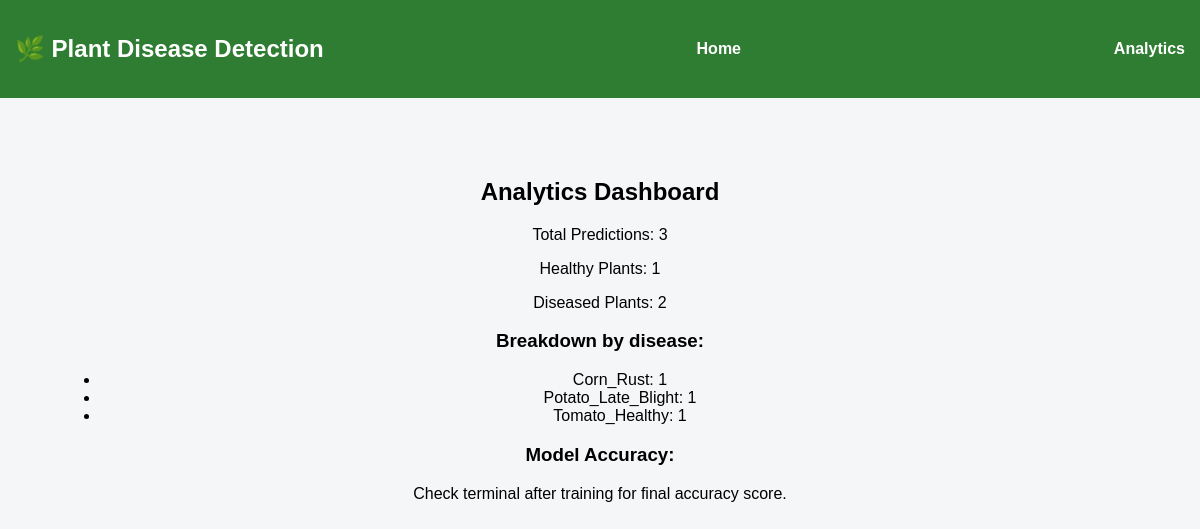
The app's page /analytics with its own data.
### tables this page shows
CREATE TABLE predictions (
            id INTEGER PRIMARY KEY AUTOINCREMENT,
            filename TEXT,
            disease TEXT,
            confidence REAL,
            status TEXT
        );

### backend/routes/analytics_route.py (the view)
@analytics_bp.route("/analytics", methods=["GET"])
def analytics():
    conn = get_connection()
    data = conn.execute("SELECT disease, COUNT(*) as count FROM predictions GROUP BY disease").fetchall()
    conn.close()
    rows = [dict(row) for row in data]
    best = request.accept_mimetypes.best_match(["application/json", "text/html"])
    prefers_html = best == "text/html" and request.accept_mimetypes["text/html"] >= request.accept_mimetypes["application/json"]
    if prefers_html:
        total = sum(r.get("count", 0) for r in rows)
        healthy = sum(r.get("count", 0) for r in rows if "Healthy" in r.get("disease", ""))
        diseased = total - healthy
        return render_template("analytics.html", total=total, healthy=healthy, diseased=diseased, rows=rows)
    return jsonify(rows)

### backend/database/db.py (called while the page is built)
def get_connection():
    conn = sqlite3.connect("plant_disease.db")
    conn.row_factory = sqlite3.Row
    return conn

### backend/templates/analytics.html (shortened to what this page needs)
<!DOCTYPE html>
<html>
<head>
    <link rel="stylesheet" href="{{ url_for('static', filename='style.css') }}">
</head>
<body>
    <nav>
        <h1>🌿 Plant Disease Detection</h1>
        <a href="/">Home</a>
        <a href="/analytics">Analytics</a>
    </nav>
    <div class="container">
        <h2>Analytics Dashboard</h2>
        <p>Total Predictions: {{ total if total is defined else 'N/A' }}</p>
        <p>Healthy Plants: {{ healthy if healthy is defined else 'N/A' }}</p>
        <p>Diseased Plants: {{ diseased if diseased is defined else 'N/A' }}</p>
        <h3>Breakdown by disease:</h3>
        <ul>
        {% if rows %}
            {% for r in rows %}
                <li>{{ r.disease }}: {{ r.count }}</li>
            {% endfor %}
        {% else %}
            <li>No data available.</li>
        {% endif %}
        </ul>
        <h3>Model Accuracy:</h3>
        <p>Check terminal after training for final accuracy score.</p>
    </div>
</body>
</html>

### backend/static/style.css (style rules this page uses)
body { margin: 0; font-family: Arial, sans-serif; background-color: #f4f6f8; }
nav { background-color: #2e7d32; color: white; padding: 15px; display: flex; justify-content: space-between; align-items: center; }
nav a { color: white; text-decoration: none; margin-left: 20px; font-weight: bold; }
.container { text-align: center; padding: 60px; }

### records on screen
predictions: disease "Corn_Rust", count "1"
predictions: disease "Potato_Late_Blight", count "1"
predictions: disease "Tomato_Healthy", count "1"

### other values on screen
{{ total if total is defined else 'N/A' }} "3"
{{ healthy if healthy is defined else 'N/A' }} "1"
{{ diseased if diseased is defined else 'N/A' }} "2"
